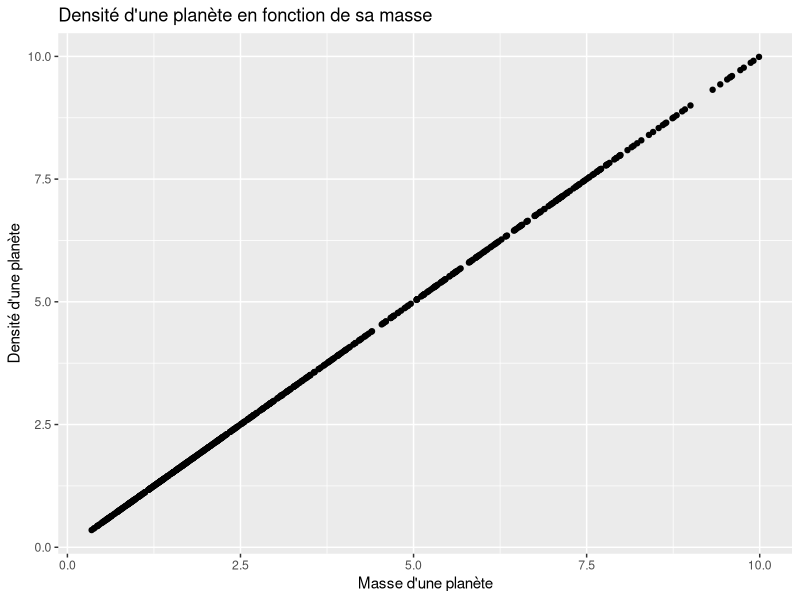

This figure's R source:
## ---- chunk 1
# Sélection des librairies
suppressWarnings({suppressMessages(library(here))
suppressMessages(library(dplyr))
library(tidyr)
library(knitr)
library(ggplot2)
library(readr)
library(stringr)
library(readxl)})
## ---- chunk 2
# Lecture des bases de données 
planets <- read_delim("PLANETS.csv", delim = ":", 
    escape_double = FALSE, trim_ws = TRUE)
## ---- chunk 3
# On détermine le nombre de colonnes, de lignes, de pays et de variables dans chacune des bases de données initiales
info_planets <- planets %>% summarise(ligne = nrow(.), colonne = ncol(.), Planet = n_distinct(Planet, na.rm = TRUE))

# On cherche le nombre de valeurs manquantes pour chaque variable et le nombre d'oberservation avec au moins une valeur manquante 


planets$`mass (earth)`<- as.numeric(planets$`mass (earth)`)
planets$`density (earth)`<- as.numeric(planets$`mass (earth)`)
planets$`STAR_IDX`<- as.numeric(planets$`STAR_IDX`)
planets$`RELATIVE RADIUS`<- as.numeric(planets$`RELATIVE RADIUS`)
absent_variables <- planets %>%  summarise(Planet_number = sum(is.na(Planet_number)),Planet = sum(is.na(Planet)), STAR_IDX = sum(is.na(STAR_IDX)),`mass (earth)` = sum(is.na(`mass (earth)`)), `density (earth)` = sum(is.na(`density (earth)`)),`RELATIVE RADIUS` = sum(is.na(`RELATIVE RADIUS`)), Type_terrain = sum(is.na(Type_terrain)), `CLIMATE TYPE` = sum(is.na(`CLIMATE TYPE`)))


absent_observation <- filter(planets, rowSums(is.na(planets)) > 0) 
absent_observation <- nrow(absent_observation)

knitr :: kable(info_planets, caption = "Information tableau de planets")
knitr :: kable(absent_variables, caption = "Valeurs manquantes pour chaque variable")
knitr :: kable(absent_observation, caption = "Obeservation manquante")
## ---- chunk 4
# Représentation graphique de la densité d'une planète en fonction de sa masse 
ggplot(planets,(aes(x=`mass (earth)`, y=`density (earth)`))) + geom_point(na.rm = TRUE) + labs(title = "Densité d'une planète en fonction de sa masse ", x = "Masse d'une planète", y = "Densité d'une planète") 
## ---- chunk 5
#Tableau avec les planètes les plus extrêmes.
least_dense_planets <- planets %>% filter(!is.na(`density (earth)`)) %>% slice_min(`density (earth)`, n = 1)
most_dense_planets <- planets %>% filter(!is.na(`density (earth)`)) %>% slice_max(`density (earth)`, n = 1)
least_massive_planets <- planets %>% filter(!is.na(`mass (earth)`)) %>% slice_min(`mass (earth)`, n = 1)
most_massive_planets <- planets %>% filter(!is.na(`mass (earth)`)) %>% slice_max(`mass (earth)`, n = 1)
least_radius_planets <- planets %>% filter(!is.na(`RELATIVE RADIUS`)) %>% slice_min(`RELATIVE RADIUS`, n = 1)
most_radius_planets <- planets %>% filter(!is.na(`RELATIVE RADIUS`)) %>% slice_max(`RELATIVE RADIUS`, n = 1)
extreme_planets <- bind_rows(least_dense_planets,most_dense_planets,least_massive_planets,most_massive_planets,least_radius_planets,most_radius_planets)

extreme_planets <- extreme_planets %>% distinct(Planet, .keep_all = TRUE)
knitr::kable(extreme_planets, caption = "Planètes extrêmes de notre base de données")
